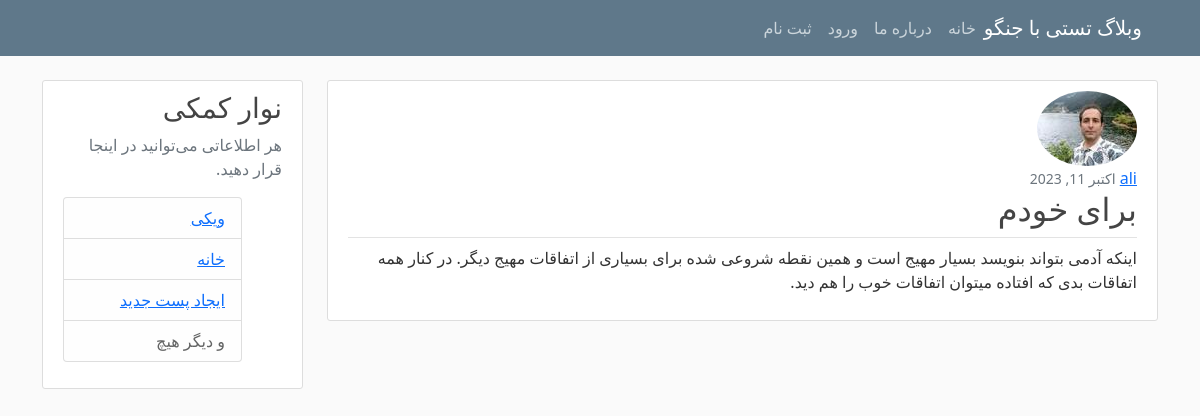
The page /post/72/ on the database its author committed.
### blog/models.py (models this page shows, shortened)
class Post(models.Model):
    title = models.CharField(max_length=100)
    content = models.TextField()
    date_posted = models.DateTimeField(default=timezone.now)
    author = models.ForeignKey(User, on_delete=models.CASCADE)

### users/models.py (models this page shows, shortened)
class Profile(models.Model):
    user = models.OneToOneField(User, on_delete=models.CASCADE)
    image = models.ImageField(default='default.jpg', upload_to='profile_pics')

### blog/views.py (the view)
# urls.py: path('post/<int:pk>/', PostDetailView.as_view(), name='post-detail'),
class PostDetailView(DetailView):
    model = Post

### blog/templates/blog/post_detail.html (shortened to what this page needs)
{% extends "blog/base.html" %}
{% block content %}
    <article class="media content-section">
    <img  class="rounded-circle article-imag" src="{{ object.author.profile.image.url}}" alt="عکس پروفایل">
    <div class="media-body">
        <div class="article-metadata">
        <a class="mr-2" href="{% url 'user-posts' post.author.username %}">{{ object.author }}</a>
        <small class="text-muted">{{ object.date_posted|date:"F d, Y" }}</small>
        <div>
            <h2>{{ post.title}}</h2>
        </div>
        </div>
        <p class="article-content">{{ object.content }}</p>
    </div>
    </article>
{% endblock content %}

### blog/static/blog/main.css (style rules this page uses)
body { background: #fafafa; color: #333333; margin-top: 5rem; }
h1, h2, h3, h4, h5, h6 { color: #444444; }
.content-section { background: #ffffff; padding: 10px 20px; border: 1px solid #dddddd; border-radius: 3px; margin-bottom: 20px; }
.article-content { white-space: pre-line; }
.article-metadata { padding-bottom: 1px; margin-bottom: 4px; border-bottom: 1px solid #e3e3e3 }

### rows shown on the page
Post: author.profile.image (picture), author "ali", date_posted "اکتبر 11, 2023", title "برای خودم", content "اینکه آدمی بتواند بنویسد بسیار مهیج است و همین نقطه شروعی شده برای بسیاری از اتفاقات مهیج دیگر. در کنار همه اتفاقات بدی که افتاده میتوان اتفاقات خوب را هم دید."
